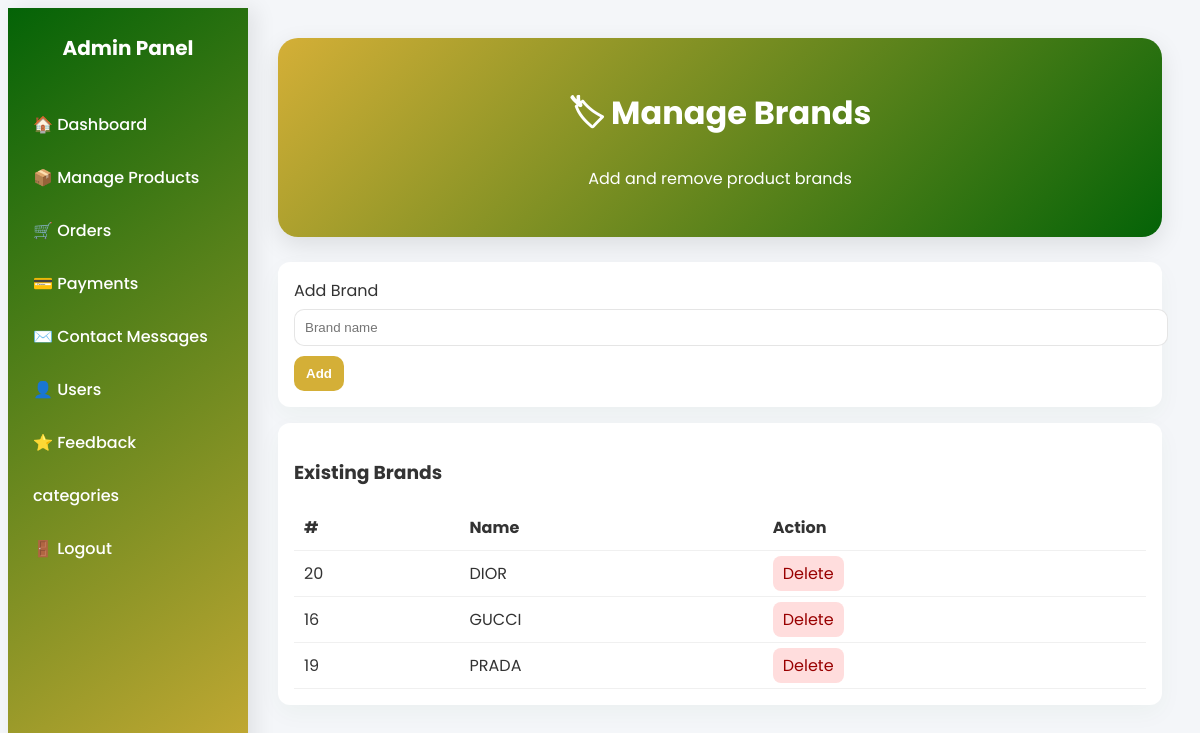
The app's page /admin/manage-brands.php (signed in) with its own data.
### tables this page shows
CREATE TABLE `brands` (
  `id` int(11) NOT NULL,
  `name` varchar(150) NOT NULL,
  `main_category_id` int(11) DEFAULT NULL
);

### admin/manage-brands.php (the view, shortened to what this page needs)
<?php
require_once __DIR__ . '/../db_connect.php';
$res = $mysqli->query("SELECT * FROM brands ORDER BY name ASC");
$brands = $res ? $res->fetch_all(MYSQLI_ASSOC) : [];
?>
<!DOCTYPE html>
<html lang="en">
<head>
</head>
<body>
<div class="sidebar">
    <div class="sidebar-title">Admin Panel</div>
    <a href="admin-dashboard.php">🏠 Dashboard</a>
    <a href="manage-product.php">📦 Manage Products</a>
    <a href="manage-orders.php">🛒 Orders</a>
    <a href="admin-payments.php">💳 Payments</a>
    <a href="admin-contact-messages.php">✉️ Contact Messages</a>
    <a href="admin-users.php">👤 Users</a>
    <a href="admin-feedback.php">⭐ Feedback</a>
    <a href="manage-categories.php">categories</a>
    <a href="logout.php">🚪 Logout</a>
</div>
<div class="main-content">
    <div class="admin-header">
        <h1>🏷 Manage Brands</h1>
        <p>Add and remove product brands</p>
    </div>
    <div class="form">
      <form method="post">
        <label>Add Brand</label>
        <input name="name" placeholder="Brand name" value="<?=htmlspecialchars($_POST['name'] ?? '')?>">
        <button type="submit">Add</button>
      </form>
    </div>
    <div class="list">
      <h3>Existing Brands</h3>
      <table class="table">
        <thead><tr><th>#</th><th>Name</th><th>Action</th></tr></thead>
        <tbody>
        <?php foreach ($brands as $b): ?>
          <tr>
            <td><?= (int)$b['id'] ?></td>
            <td><?= htmlspecialchars($b['name']) ?></td>
            <td><a class="del" href="manage-brands.php?delete=<?= (int)$b['id'] ?>" onclick="return confirm('Delete brand?')">Delete</a></td>
          </tr>
        <?php endforeach; ?>
        </tbody>
      </table>
    </div>
</div>
</body>
</html>

### admin/manage-brands.php (style rules this page uses)
:root { --primary: #046307; --secondary: #D4AF37; --muted: #f4f6f9; --text-dark: #333; --text-light: #fff; }
body { font-family: 'Poppins', sans-serif; background: var(--muted); color: var(--text-dark); display: flex; min-height: 100vh; }
.sidebar { width: 240px; background: linear-gradient(145deg, var(--primary), var(--secondary)); color: #fff; display: flex; flex-direction: column; padding-top: 25px; position: fixed; height: 100vh; box-shadow: 8px 0 20px rgba(0,0,0,0.08); }
.sidebar-title { font-size: 20px; font-weight: 700; text-align: center; margin-bottom: 35px; }
.sidebar a { display: flex; align-items: center; padding: 14px 25px; color: #fff; text-decoration: none; font-weight: 500; transition: all 0.3s ease; }
.main-content { margin-left: 240px; padding: 30px; width: 100%; }
.admin-header { background: linear-gradient(-45deg, var(--primary), var(--secondary)); padding: 30px; color: var(--text-light); border-radius: 20px; margin-bottom: 25px; text-align: center; box-shadow: 0 8px 24px rgba(0, 0, 0, 0.1); }
.admin-header h1 { font-size: 2rem; font-weight: 700; }
.form, .list { background:#fff; border-radius:12px; padding:16px; margin-bottom:16px; box-shadow:0 8px 24px rgba(4,99,7,0.04); }
input { padding:10px; border-radius:10px; border:1px solid rgba(0,0,0,0.10); width:100%; margin-top:6px; }
button { margin-top:10px; padding:10px 12px; border-radius:10px; border:none; background:var(--secondary); color:#fff; font-weight:700; cursor:pointer; }
.table { width:100%; border-collapse:collapse; margin-top:12px; }
.table td, .table th { padding:10px; border-bottom:1px solid rgba(0,0,0,0.06); text-align:left; }
.del { background:#ffdddd; color:#900; padding:6px 10px; border-radius:8px; text-decoration:none; }

### records on screen
brands: id "20", name "DIOR"
brands: id "16", name "GUCCI"
brands: id "19", name "PRADA"
